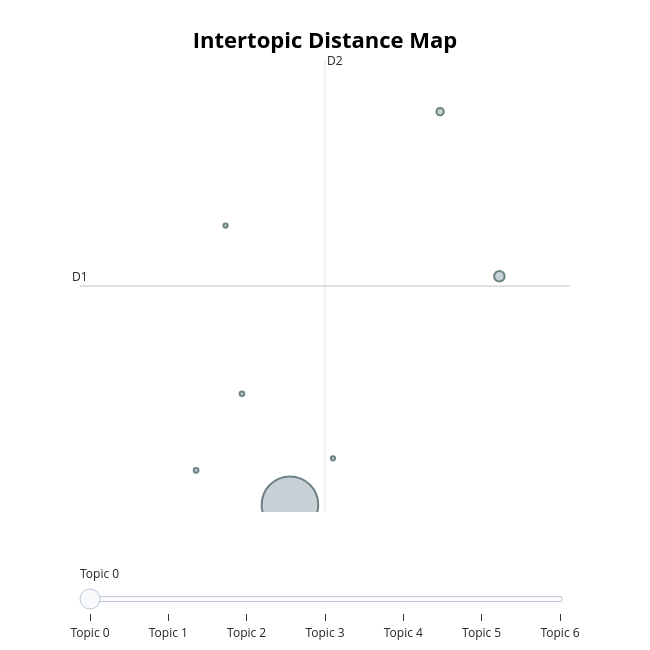

Notebook source saved alongside this figure:
### Code cell
step("BERTopic visualizations: document scatter")

# 2D UMAP for visualize_documents
reduced_embeddings = UMAP(
    n_components=2, metric="cosine",
    random_state=CONFIG["random_state"], n_jobs=1,
).fit_transform(embeddings)

# Intertopic distance map (requires >= 3 topics)
if n_topics >= 3:
    fig_topics = topic_model.visualize_topics()
    fig_topics.show()
else:
    print(f"Skipping intertopic distance map (need >= 3 topics, got {n_topics})")

# Document scatter (main figure for the chapter)
fig_docs = topic_model.visualize_documents(
    customer_docs["doc"].tolist(),
    reduced_embeddings=reduced_embeddings,
    hide_document_hover=False,
)
fig_docs.show()

# Save static version for the book
try:
    fig_docs.write_image(_FIG_DIR / "umap_clusters.png",
                         width=1200, height=800, scale=2)
    print("Saved umap_clusters.png to images/part4/sec4.1/")
except (ValueError, OSError, ImportError) as e:
    # kaleido is required for static image export in the book build
    warnings.warn(f"Could not save static image (install kaleido): {e}")

### Figure 1 — Plotly figure (JSON) as saved in the notebook; plotly's stock layout.template omitted (floating-point values rounded to 4 significant figures)
{"data": [{"customdata": [[0, "decoration | candles | wreath | candle | drawer", 2617], [1, "paper lanterns | party candles | paper doilies | candles | candles 10", 90], [2, "chocolate spots | spots chocolate | flannel chocolate | chocolate spot | spots cream", 44], [3, "tube matches | matches kings | gift ribbon | marbles bag | vintage keepsake", 18], [4, "garland painted | zinc love | garland rustic | painted zinc | home garland", 17], [5, "kit feltcraft | feltcraft girl | feltcraft boy | dollcraft boy | dollcraft girl", 15], [6, "airline bag | cabin bag | bag vintage | washbag airline | shopping bag", 15]], "hovertemplate": "<b>Topic %{customdata[0]}</b><br>%{customdata[1]}<br>Size: %{customdata[2]}", "legendgroup": "", "marker": {"color": "#B0BEC5", "line": {"color": "DarkSlateGrey", "width": 2}, "size": [2617, 90, 44, 18, 17, 15, 15], "sizemode": "area", "sizeref": 1.636, "symbol": "circle"}, "mode": "markers", "name": "", "orientation": "v", "showlegend": false, "type": "scatter", "x": [-4.542, -3.144, -3.54, -5.169, -4.863, -4.972, -4.255], "xaxis": "x", "y": [-0.6097, 2.249, 4.309, -0.1795, 0.778, 2.882, -0.02983], "yaxis": "y"}], "layout": {"annotations": [{"showarrow": false, "text": "D1", "x": -5.945, "y": 2.127, "yshift": 10}, {"showarrow": false, "text": "D2", "x": -4.308, "xshift": 10, "y": 4.955}], "height": 650, "hoverlabel": {"bgcolor": "white", "font": {"family": "Rockwell", "size": 16}}, "legend": {"itemsizing": "constant", "tracegroupgap": 0}, "margin": {"t": 60}, "shapes": [{"line": {"color": "#CFD8DC", "width": 2}, "type": "line", "x0": -4.308, "x1": -4.308, "y0": -0.7012, "y1": 4.955}, {"line": {"color": "#9E9E9E", "width": 2}, "type": "line", "x0": -5.945, "x1": -2.672, "y0": 2.127, "y1": 2.127}], "sliders": [{"active": 0, "pad": {"t": 50}, "steps": [{"args": [{"marker.color": [["red", "#B0BEC5", "#B0BEC5", "#B0BEC5", "#B0BEC5", "#B0BEC5", "#B0BEC5"]]}], "label": "Topic 0", "method": "update"}, {"args": [{"marker.color": [["#B0BEC5", "red", "#B0BEC5", "#B0BEC5", "#B0BEC5", "#B0BEC5", "#B0BEC5"]]}], "label": "Topic 1", "method": "update"}, {"args": [{"marker.color": [["#B0BEC5", "#B0BEC5", "red", "#B0BEC5", "#B0BEC5", "#B0BEC5", "#B0BEC5"]]}], "label": "Topic 2", "method": "update"}, {"args": [{"marker.color": [["#B0BEC5", "#B0BEC5", "#B0BEC5", "red", "#B0BEC5", "#B0BEC5", "#B0BEC5"]]}], "label": "Topic 3", "method": "update"}, {"args": [{"marker.color": [["#B0BEC5", "#B0BEC5", "#B0BEC5", "#B0BEC5", "red", "#B0BEC5", "#B0BEC5"]]}], "label": "Topic 4", "method": "update"}, {"args": [{"marker.color": [["#B0BEC5", "#B0BEC5", "#B0BEC5", "#B0BEC5", "#B0BEC5", "red", "#B0BEC5"]]}], "label": "Topic 5", "method": "update"}, {"args": [{"marker.color": [["#B0BEC5", "#B0BEC5", "#B0BEC5", "#B0BEC5", "#B0BEC5", "#B0BEC5", "red"]]}], "label": "Topic 6", "method": "update"}]}], "title": {"font": {"color": "Black", "size": 22}, "text": "<b>Intertopic Distance Map</b>", "x": 0.5, "xanchor": "center", "y": 0.95, "yanchor": "top"}, "width": 650, "xaxis": {"anchor": "y", "domain": [0.0, 1.0], "range": [-5.945, -2.672], "title": {"text": ""}, "visible": false}, "yaxis": {"anchor": "x", "domain": [0.0, 1.0], "range": [-0.7012, 4.955], "title": {"text": ""}, "visible": false}}}
